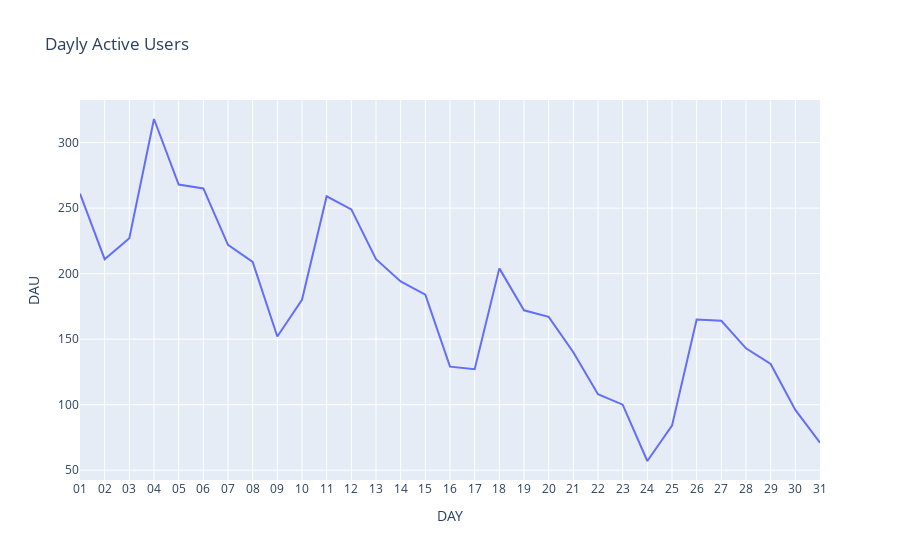

This figure's notebook cell:
### Code cell
fig = px.line(dau, x='DAY', y='DAU', title='Dayly Active Users')
fig.show()

### Figure 1 — Plotly figure (JSON) as saved in the notebook; plotly's stock layout.template omitted (floating-point values rounded to 4 significant figures)
{"data": [{"hovertemplate": "DAY=%{x}<br>DAU=%{y}<extra></extra>", "legendgroup": "", "line": {"color": "#636efa", "dash": "solid"}, "marker": {"symbol": "circle"}, "mode": "lines", "name": "", "orientation": "v", "showlegend": false, "type": "scatter", "x": ["01", "02", "03", "04", "05", "06", "07", "08", "09", "10", "11", "12", "13", "14", "15", "16", "17", "18", "19", "20", "21", "22", "23", "24", "25", "26", "27", "28", "29", "30", "31"], "xaxis": "x", "y": [261, 211, 227, 318, 268, 265, 222, 209, 152, 180, 259, 249, 211, 194, 184, 129, 127, 204, 172, 167, 140, 108, 100, 57, 84, 165, 164, 143, 131, 96, 71], "yaxis": "y"}], "layout": {"legend": {"tracegroupgap": 0}, "title": {"text": "Dayly Active Users"}, "xaxis": {"anchor": "y", "domain": [0, 1], "title": {"text": "DAY"}}, "yaxis": {"anchor": "x", "domain": [0, 1], "title": {"text": "DAU"}}}}
